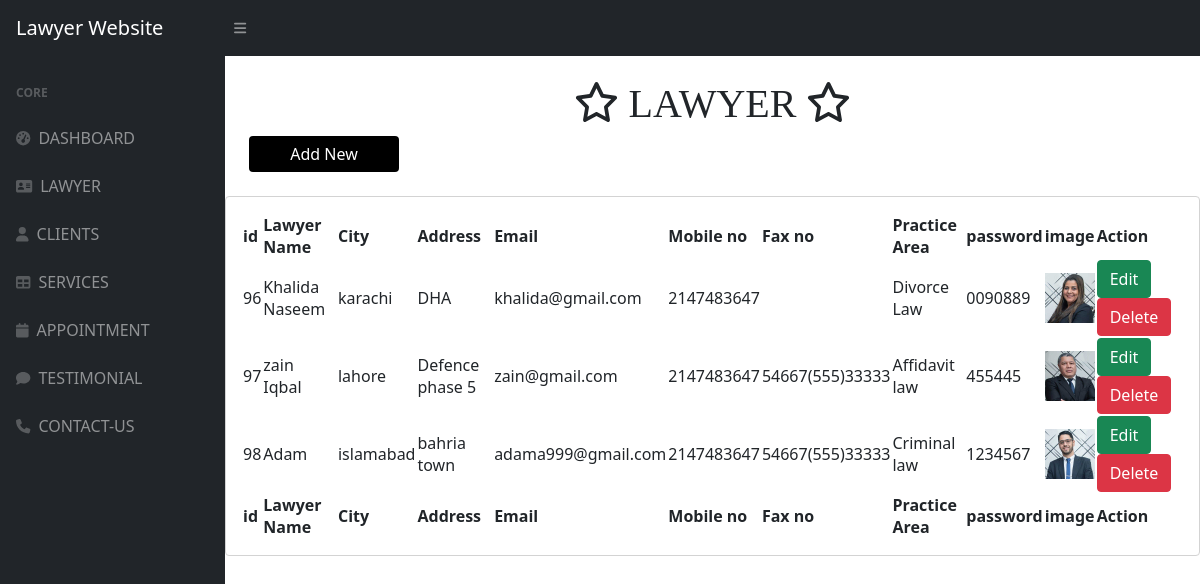
Page /admin/lawyer.php on the committed database.
### tables this page shows
CREATE TABLE `lawyer` (
  `id` int(30) NOT NULL,
  `lawyer` varchar(66) NOT NULL,
  `city` varchar(66) NOT NULL,
  `address` varchar(66) NOT NULL,
  `email` varchar(66) NOT NULL,
  `mobile` int(22) NOT NULL,
  `fax` varchar(33) NOT NULL,
  `practice` varchar(100) NOT NULL,
  `password` varchar(50) NOT NULL,
  `image` varchar(200) NOT NULL
);

### admin/lawyer.php (the view, shortened to what this page needs)
<!DOCTYPE php>
<php lang="en">
    <head>
        <link href="https://cdn.jsdelivr.net/npm/simple-datatables@latest/dist/style.css" rel="stylesheet" />
        <link href="css/styles.css" rel="stylesheet" />
    </head>
    <body class="sb-nav-fixed">
        <nav class="sb-topnav navbar navbar-expand navbar-dark bg-dark">
            <a class="navbar-brand ps-3" href="dashboard.php">Lawyer Website</a>
            <button class="btn btn-link btn-sm order-1 order-lg-0 me-4 me-lg-0" id="sidebarToggle" href="#!"><i class="fas fa-bars"></i></button>
        </nav>
        <div id="layoutSidenav">
        <div id="layoutSidenav_nav">
                <nav class="sb-sidenav accordion sb-sidenav-dark" id="sidenavAccordion">
                    <div class="sb-sidenav-menu">
                        <div class="nav">
                            <div class="sb-sidenav-menu-heading">Core</div>
                            <a class="nav-link" href="dashboard.php">
                                <div class="sb-nav-link-icon"><i class="fas fa-tachometer-alt"></i></div>
                                DASHBOARD
                            </a>
                            <a class="nav-link" href="lawyer.php">
                                <div class="sb-nav-link-icon"><i class="fas fa-vcard"></i></div>
                               LAWYER
                            </a>
                            <a class="nav-link" href="client.php">
                                <div class="sb-nav-link-icon"><i class="fas fa-user"></i></div>
                               CLIENTS
                            </a>
                            <a class="nav-link" href="service.php">
                                <div class="sb-nav-link-icon"><i class="fas fa-table"></i></div>
                               SERVICES
                            <a class="nav-link" href="appointment.php">
                                <div class="sb-nav-link-icon"><i class="fas fa-calendar"></i></div>
                                APPOINTMENT
                            </a>
                            <a class="nav-link" href="testimonial.php">
                                <div class="sb-nav-link-icon"><i class="fas fa-comment"></i></div>
                                TESTIMONIAL
                            </a>
                            <a class="nav-link" href="contact.php">
                                <div class="sb-nav-link-icon"><i class="fas fa-phone"></i></div>
                                CONTACT-US
                            </a>
                        </div>
                    </div>
                </nav>
            </div>
             <div id="layoutSidenav_content">
            <main>
            <div class="container-fluid px-4">
            <h1 class="mt-4 heading"><span><i class="fa-regular fa-star"></i></span> LAWYER <span><i class="fa-regular fa-star"></i></span></h1>
              <a class="btn btn-primary btn22" href="./lawyeradd.php" role="button">Add New</a>
             </div>
             <br>
            <div class="card mb-4" style="border:solid LightGrey 1px;">
                            <div class="card-body">
                                <table id="datatablesSimple">
                                    <thead>
                                        <tr>
                                            <th>id</th>
                                            <th>Lawyer Name</th>
                                            <th>City</th>
                                            <th>Address</th>
                                            <th>Email</th>
                                            <th>Mobile no</th>
                                            <th>Fax no</th>
                                            <th>Practice Area</th>
                                            <th>password</th>
                                            <th>image</th>
                                            <th>Action</th>
                                        </tr>
                                    </thead>
                                    <tfoot>
                                    <tr>
                                            <th>id</th>
                                            <th>Lawyer Name</th>
                                            <th>City</th>
                                            <th>Address</th>
                                            <th>Email</th>
                                            <th>Mobile no</th>
                                            <th>Fax no</th>
                                            <th>Practice Area</th>
                                            <th>password</th>
                                            <th>image</th>
                                            <th>Action</th>
                                        </tr>
                                    </tfoot>
            <tbody>
            <?php
                    include('include/config.php');
                       $query="SELECT * from `lawyer`";
                       $result = mysqli_query($conn,$query);
                       if(mysqli_num_rows($result)){
                     while ($row = mysqli_fetch_array($result)){
                    ?>
                <tr>
                     <td><?= $row['id'] ?></td>
                    <td><?= $row['lawyer'] ?></td>
                    <td><?= $row['city'] ?></td>
                    <td><?= $row['address'] ?></td>
                    <td><?= $row['email'] ?></td>
                    <td><?= $row['mobile'] ?></td>
                    <td><?= $row['fax'] ?></td>
                    <td><?= $row['practice'] ?></td>
                    <td><?= $row['password']?></td>
                    <td><img src="images/<?= $row['image'] ?>" width="50px" height="50px" alt=""></td>
                    <td> <a  href ="lawyeredit.php?id=<?=$row['id']?>" class="btn btn-success">Edit</a>
 <a  href ="lawyerremove.php?id=<?=$row['id']?>" class="btn btn-danger">Delete</a></td>
                </tr>
                <?php
                   } }
                ?>
            </tbody>
                                </table>
                            </div>
                        </div>
                    </div>
            </div>
    </body>
</php>

### admin/lawyer.php (style rules this page uses)
.heading { text-align:center; font-family:fantasy; src: url(sansation_bold.woff); }
.btn22 { background-color:black; border:none; width:150px; }

### rows in the picture
lawyer: id "96", lawyer "Khalida Naseem", city "karachi", address "DHA", email "khalida@gmail.com", mobile "2147483647", practice "Divorce Law", password "0090889", image (picture)
lawyer: id "97", lawyer "zain Iqbal", city "lahore", address "Defence phase 5", email "zain@gmail.com", mobile "2147483647", fax "54667(555)33333", practice "Affidavit law", password "455445", image (picture)
lawyer: id "98", lawyer "Adam", city "islamabad", address "bahria town", email "adama999@gmail.com", mobile "2147483647", fax "54667(555)33333", practice "Criminal law", password "1234567", image (picture)
